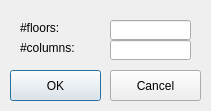
<?xml version="1.0" encoding="UTF-8"?>
<ui version="4.0">
 <class>SegmentationDialog</class>
 <widget class="QDialog" name="SegmentationDialog">
  <property name="geometry">
   <rect>
    <x>0</x>
    <y>0</y>
    <width>211</width>
    <height>111</height>
   </rect>
  </property>
  <property name="windowTitle">
   <string>SegmentationDialog</string>
  </property>
  <widget class="QLabel" name="label">
   <property name="geometry">
    <rect>
     <x>20</x>
     <y>20</y>
     <width>61</width>
     <height>16</height>
    </rect>
   </property>
   <property name="text">
    <string>#floors:</string>
   </property>
  </widget>
  <widget class="QLineEdit" name="lineEditNumFloors">
   <property name="geometry">
    <rect>
     <x>110</x>
     <y>20</y>
     <width>81</width>
     <height>20</height>
    </rect>
   </property>
  </widget>
  <widget class="QLabel" name="label_2">
   <property name="geometry">
    <rect>
     <x>20</x>
     <y>40</y>
     <width>61</width>
     <height>16</height>
    </rect>
   </property>
   <property name="text">
    <string>#columns:</string>
   </property>
  </widget>
  <widget class="QLineEdit" name="lineEditNumColumns">
   <property name="geometry">
    <rect>
     <x>110</x>
     <y>40</y>
     <width>81</width>
     <height>20</height>
    </rect>
   </property>
  </widget>
  <widget class="QPushButton" name="pushButtonOK">
   <property name="geometry">
    <rect>
     <x>10</x>
     <y>70</y>
     <width>91</width>
     <height>31</height>
    </rect>
   </property>
   <property name="text">
    <string>OK</string>
   </property>
  </widget>
  <widget class="QPushButton" name="pushButtonCancel">
   <property name="geometry">
    <rect>
     <x>110</x>
     <y>70</y>
     <width>91</width>
     <height>31</height>
    </rect>
   </property>
   <property name="text">
    <string>Cancel</string>
   </property>
  </widget>
 </widget>
 <layoutdefault spacing="6" margin="11"/>
 <resources/>
 <connections/>
</ui>
